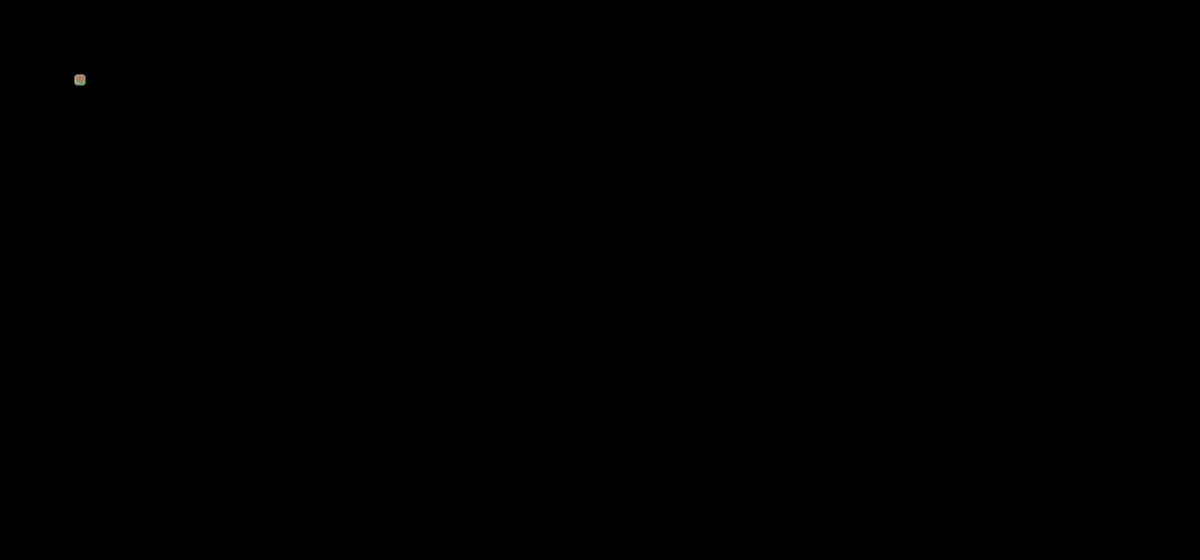
Frame 1 (no input)
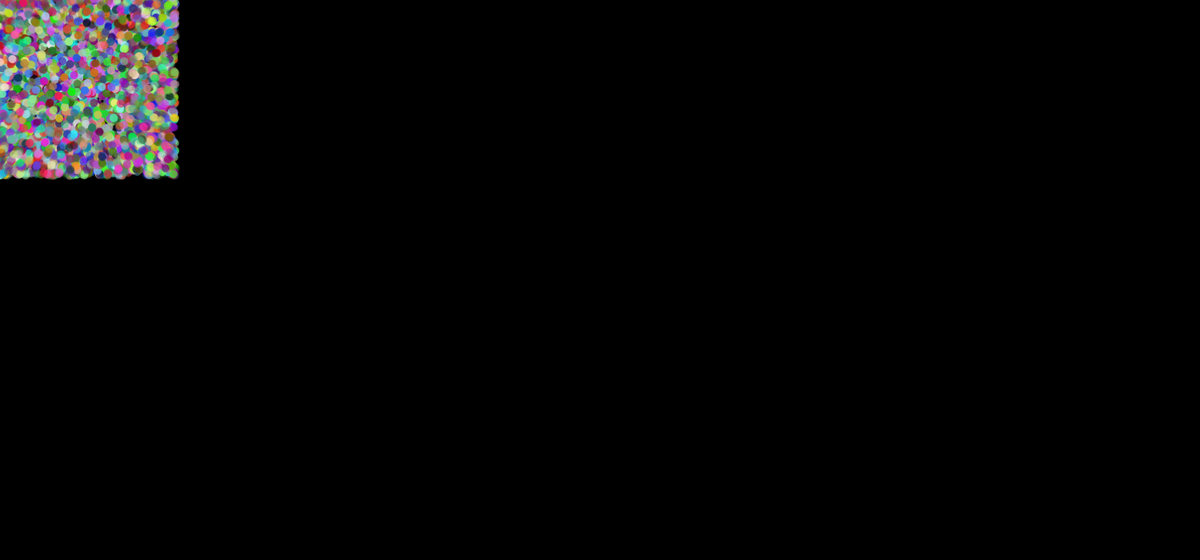
Frame 60 (the mouse pressed at the canvas centre just before this capture)
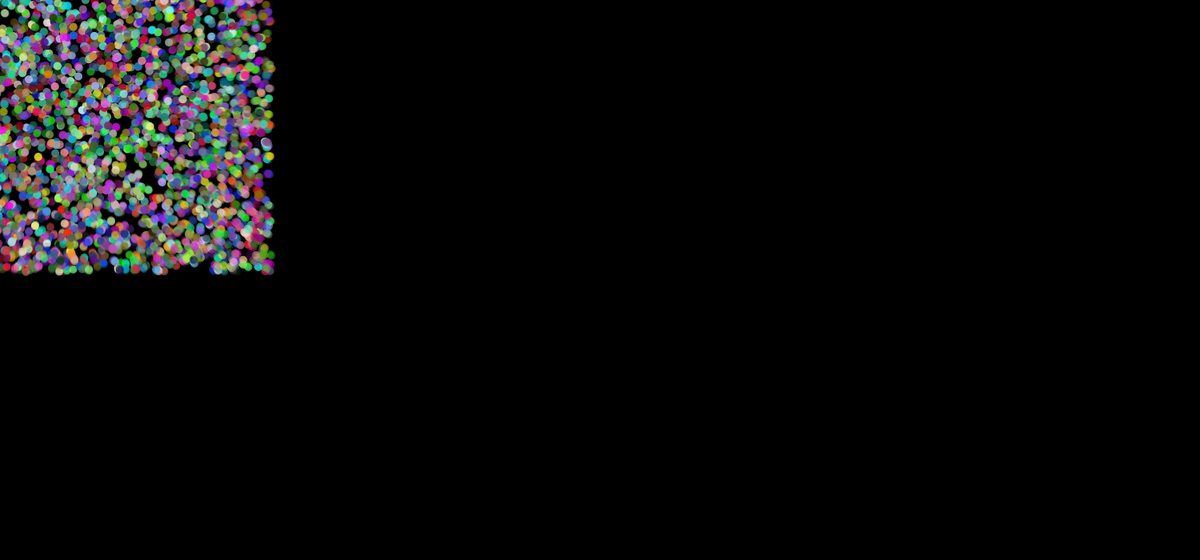
Frame 120 (the mouse held since frame 60 and released just before this capture)

The Processing sketch that drew these frames (run headless with seeded random() and noise(); from frame 60 on, the mouse is pressed at the canvas centre):

// Processing sketch: thousandBallspart2
// ── thousandBallspart2.pde
Circle[] circles;
float xPos = 100;
float yPos = 100;
float xBox = 0.1;
float yBox = 0.1;

void setup() 
{
  size(1500,700);
  noStroke();
  circles = new Circle[5000];
  
  for(int i = 0 ; i < circles.length ; i++)
  {
    circles[i] = new Circle( xPos,yPos,random(-2,2), random(-2,2 ) );
  }
  
}

void draw() 
{
  background(0);
  for(int i = 0 ; i < circles.length ; i++)
  {
    circles[i].display();
    circles[i].bounce(xPos-width,xPos+width,yPos-height,xPos+height);
    circles[i].display();
  }
  xPos += xBox;
  yPos += yBox;
  if( xPos < 0 || xPos > width)
  xBox *= -1;
  if( yPos < 0 || yPos > height)
  yBox *= -1; 
  
}

// ── Circle.pde
class Circle 
{
  //these are the variables the Circle objects will have
  float x;
  float y;
  float xSpeed;
  float ySpeed;
  float[] colors = new float[3];
  // this is the "Constructor" for making new circles
  Circle(float initX, float initY, float initXSpeed, float initYSpeed) 
  {
      x = initX;
      y = initY;
      xSpeed = initXSpeed;
      ySpeed = initYSpeed;
      colors[0] = random(0,255);
      colors[1] = random(0,255);
      colors[2] = random(0,255);  
  }
  
  // method or behavior
  void bounce(float xMin, float xMax, float yMin, float yMax ) 
  {
    x += xSpeed;
    if (x < xMin+10 || x > xMax-10) 
    {
      xSpeed *= -1;
    }
    y += ySpeed;
    if (y < yMin+10 || y > yMax-10) 
    {
      ySpeed *= -1;
    }
  }
  
  // method or behavior for displaying the object
  void display() 
  {
    fill(colors[0], colors[1], colors[2], random(40,200));
    ellipse(x, y, 10, 10);
  }
  void move()
  {
    if( keyPressed && key == 'w')
    {
      y--;
    }
    if( keyPressed && key == 's')
    {
      y++;
    }
    if( keyPressed && key == 'a')
    {
      x--;
    }
    if( keyPressed && key == 'd')
    {
      x++;;
    }
  }
}
